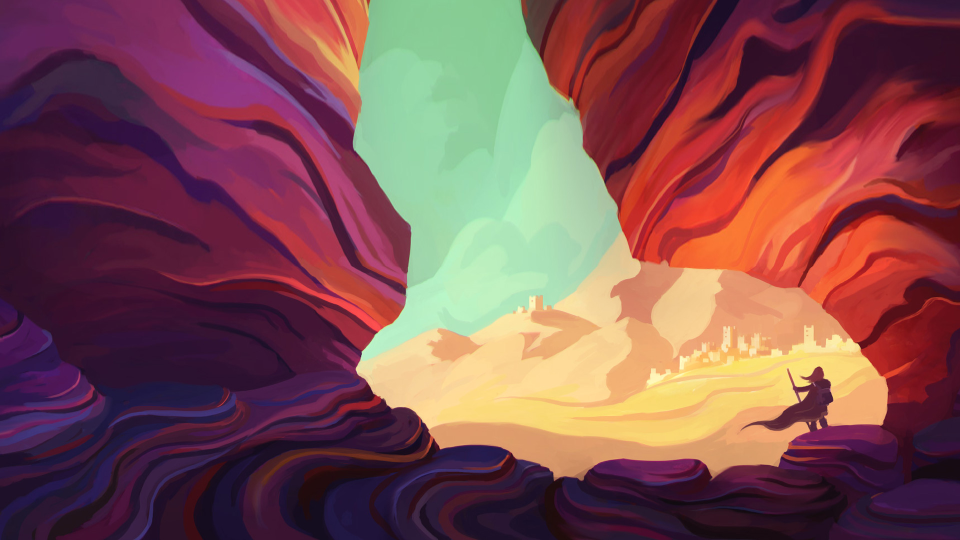
#> input picture Vg3ve2E.jpg, 1920 x 1080 px (shown at 1/2 size)
$ python pigment.py Vg3ve2E.jpg
#> lines starting #> are read from the running program, lines starting #| are printed output that depends on the picture
#!/usr/bin/env python
import sys, os
from sklearn.cluster import KMeans
from PIL import Image

nbrcentroids = 10
# Constant increase in colors
beta = 10
# Multplicative factor in background
gamma = 0.4
rgb2hex = lambda rgb: '#%s' % ''.join(('%02x' % min(p + beta, 255) for p in rgb))
darken = lambda rgb : (p * gamma for p in rgb)

def getcentroids(filename, n=8):
#> called with filename = 'Vg3ve2E.jpg', n = 10
    img = Image.open(filename)
#> img is the input picture: PIL image 1920x1080 RGB; mean R, G, B 126.4, 79.2, 80.8
    img.thumbnail((100, 100))
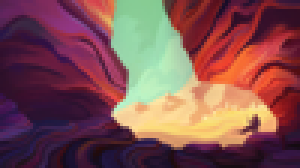
#> img: PIL image 100x56 RGB (shown 3 times larger); mean R, G, B 126.4, 79.2, 80.8
    # Run K-means algorithm on image
    kmeans = KMeans(init='k-means++', n_clusters=n)
    kmeans.fit(list(img.getdata()))
    # Get centroids from solution
    rgbs = [map(int, c) for c in kmeans.cluster_centers_]
    return rgbs

def set_colors_gnome(centroids):
    centroids = sorted(centroids, key=lambda rgb: sum(c**2 for c in rgb))
    prefix = 'gsettings set org.pantheon.terminal.settings '
    # Set background and foreground
    os.system(prefix + 'background \"%s\"' % rgb2hex(darken(centroids[0])))
    os.system(prefix + 'foreground \"%s\"' % rgb2hex(centroids[-1]))
    # Set ANSI colors
    colors = ':'.join(rgb2hex(centroid) for centroid in centroids[1:-1])
    os.system(prefix + 'palette \"' + colors + ':' + colors + '\"')

def bar(mode):
#> called with mode = 0
    write = sys.stdout.write
    for i in range(0, nbrcentroids):
        write('\033[0;3%dmBAR ' % i)
    write('\n')

centroids = getcentroids(sys.argv[1], n=nbrcentroids)
set_colors_gnome(centroids)
bar(0);

$ run again, on scrot2.png
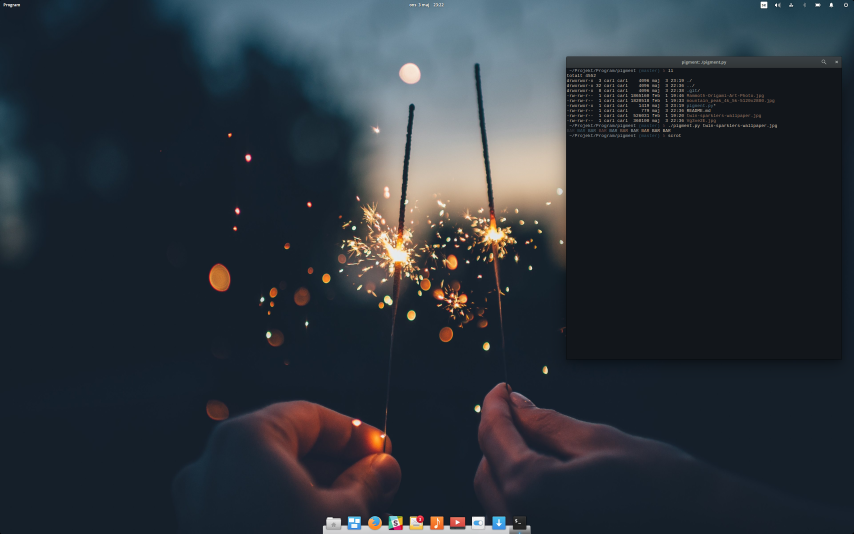
#> input picture scrot2.png, 2560 x 1600 px (shown at 1/3 size)
#> in getcentroids, img is the input picture: PIL image 2560x1600 RGB; mean R, G, B 44.1, 51.3, 58.8
#> in getcentroids, `img.thumbnail((100, 100))`:
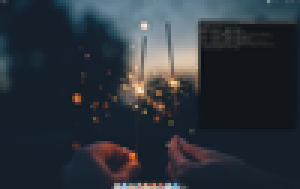
#> img: PIL image 100x63 RGB (shown 3 times larger); mean R, G, B 44.1, 51.3, 58.8
